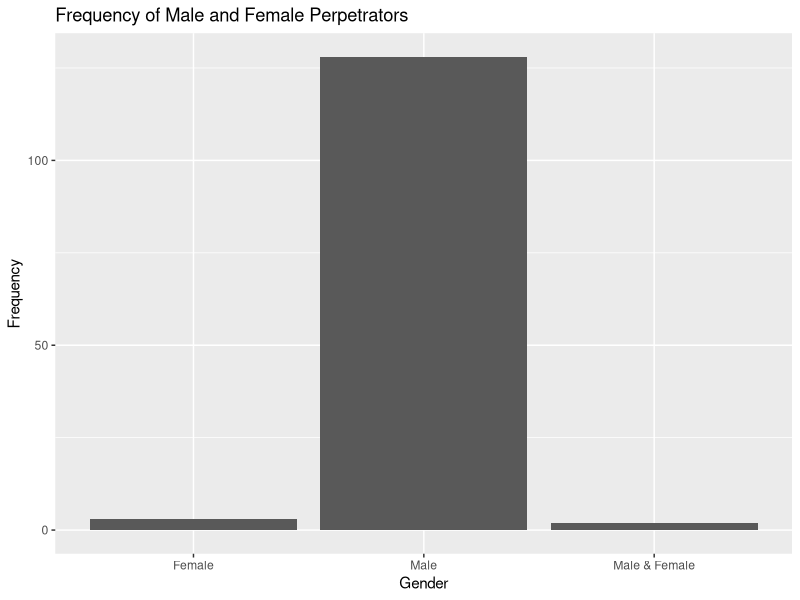
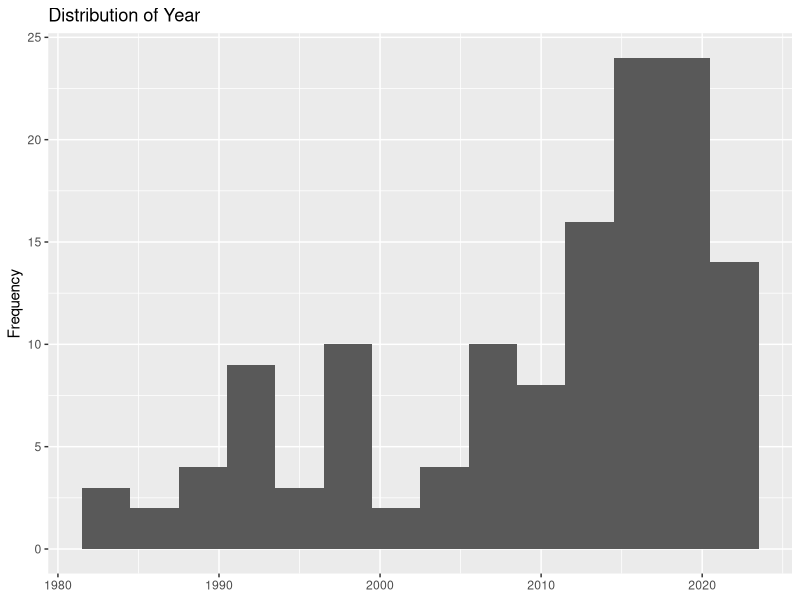
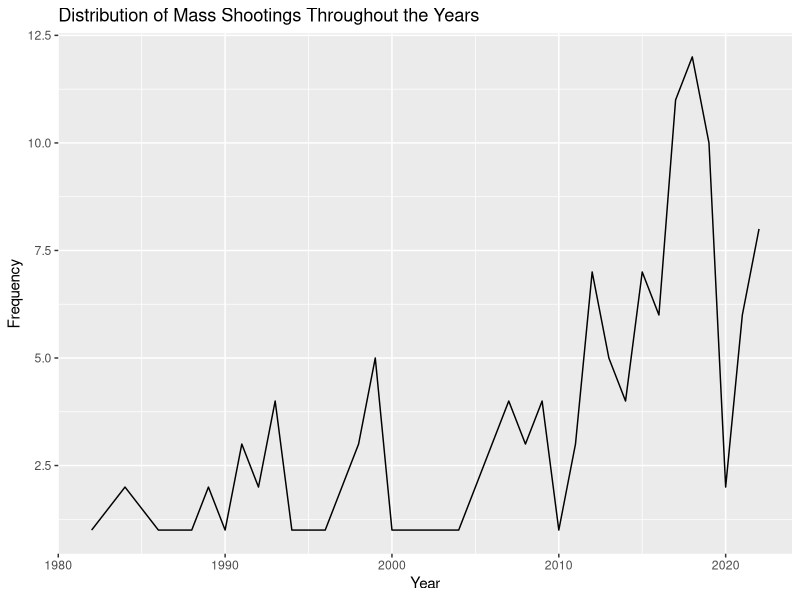
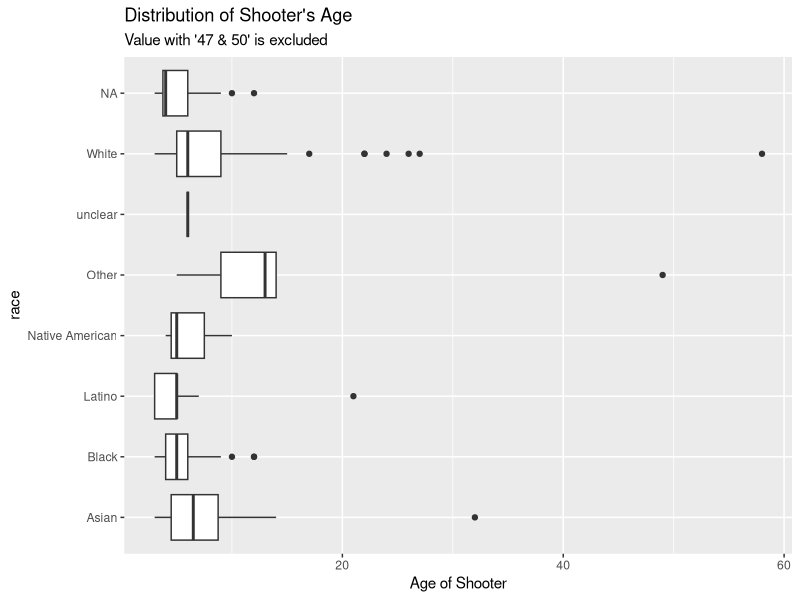
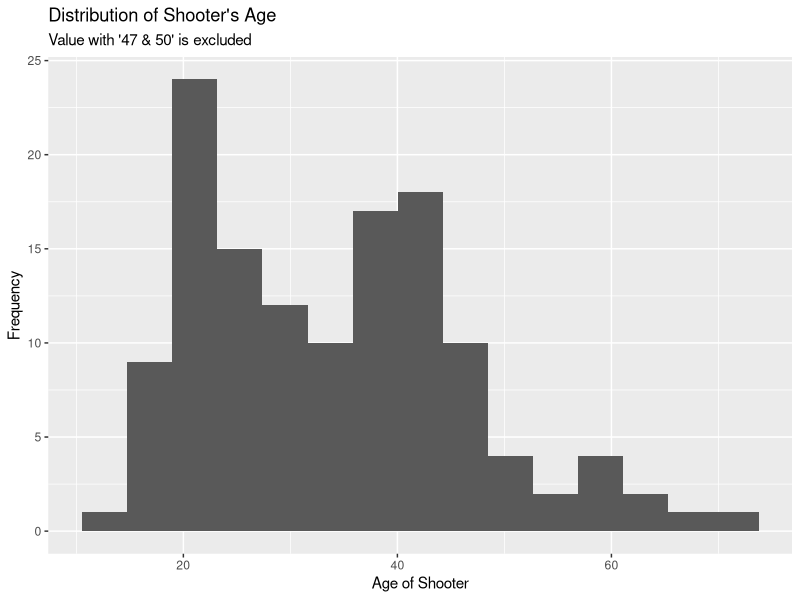
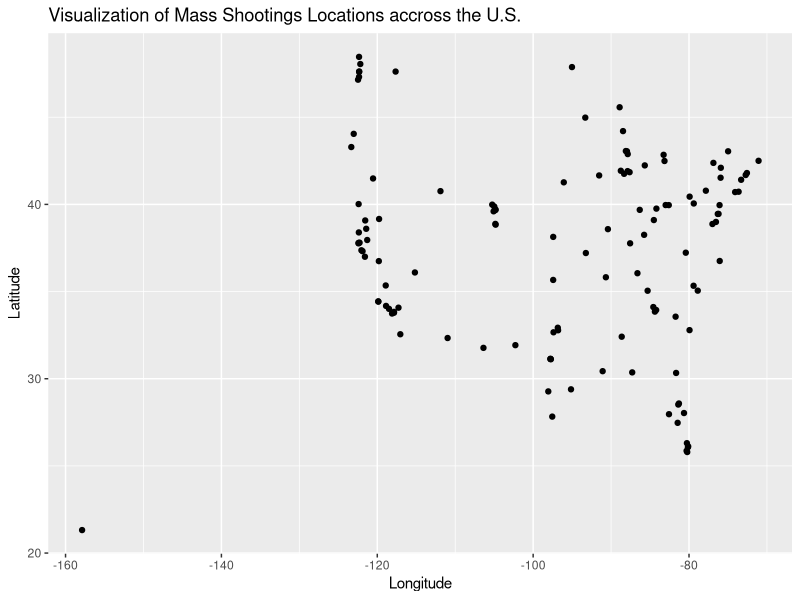
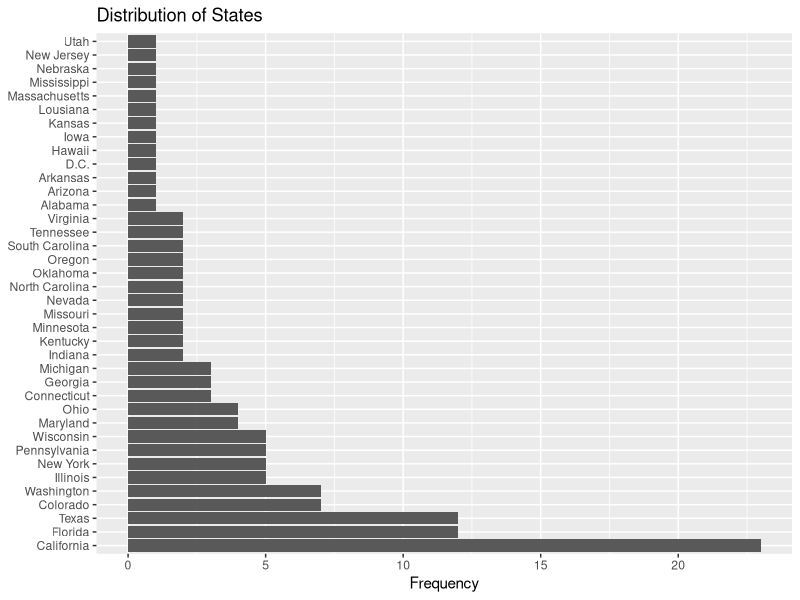
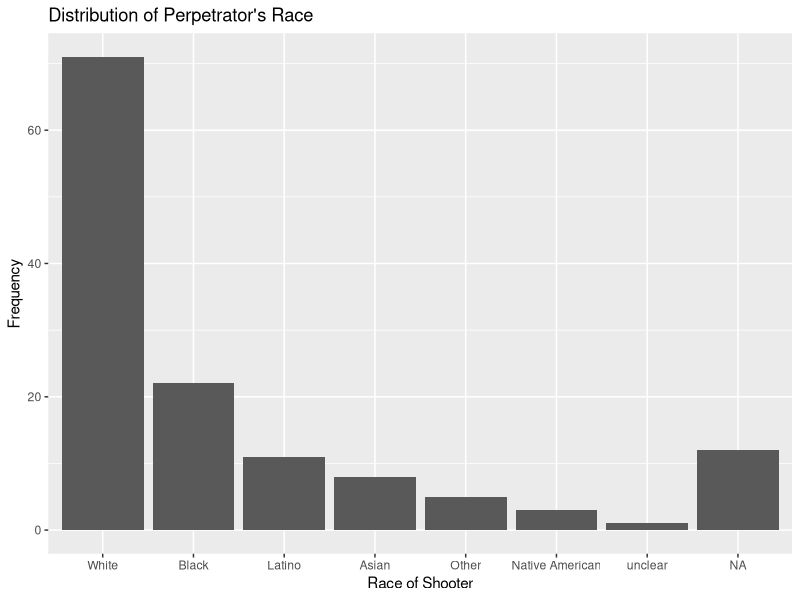

Write R code to recreate these figures, in order.
## ---- chunk 1
#knitr::opts_chunk$set(echo = TRUE)
library("stringr")
library("readxl")
library("tidyverse")
library("dplyr")
library("lubridate")
mother_jones <- read_excel("data/Mother Jones - Mass Shootings Database, 1982 - 2022.xlsx", na = "-")
names(mother_jones)
## ---- chunk 2
glimpse(mother_jones)
## ---- chunk 3
mother_jones <- mother_jones %>%
   select(-c(sources, sources_additional_age, mental_health_sources))
## ---- chunk 4
mother_jones <- mother_jones %>%
  rename (
    location_type = 'location...8',
    location = 'location...2'
  )
## ---- chunk 5
mother_jones <- mother_jones %>%
  mutate(details = summary1 <- summary) %>%
  separate(col=summary, into = 'shooter_name', sep=', ') %>%
  mutate(shooter_name = case_when(
      location == "Smithsburg, Maryland" ~ NA_character_,
      location == "Sacramento, California" ~ NA_character_, 
      shooter_name == 'Suspected gunman Robert "Bobby" Crimo' ~ 'Robert "Bobby" Crimo',
      shooter_name == "Army veteran Albert Cheung Wong"~ "Albert Cheung Wong",
      shooter_name == "Syed Rizwan Farook left a Christmas party held at Inland Regional Center" ~ "Syed Rizwan Farook",
      location == "Roseburg, Oregon" ~ "Chris Harper Mercer",
      shooter_name == "Kuwaiti-born Mohammod Youssuf Abdulazeez" ~ "Mohammod Youssuf Abdulazeez",
      shooter_name == "Army Specialist Ivan Lopez" ~ "Ivan Lopez",
      shooter_name == "U.S. Army veteran Wade Michael Page" ~ "Wade Michael Page",
      shooter_name == "Army psychiatrist Nidal Malik Hasan" ~ "Nidal Malik Hasan",
      shooter_name == "Disgruntled employee Wesley Neal Higdon" ~ "Wesley Neal Higdon",
      shooter_name == "Off-duty sheriff's deputy Tyler Peterson" ~ "Tyler Peterson",
      shooter_name == "Virginia Tech student Seung-Hui Cho" ~ "Seung-Hui Cho",
      shooter_name == "Former postal worker Jennifer Sanmarco" ~ "Jennifer Sanmarco",
      shooter_name == "Living Church of God member Terry Michael Ratzmann" ~ "Terry Michael Ratzmann",
      shooter_name == "Assembly line worker Douglas Williams" ~ "Douglas Williams",
      shooter_name == "Fired employee William D. Baker" ~ "William D. Baker",
      shooter_name == "Hotel employee Silvio Leyva" ~ "Silvio Leyva",
      shooter_name == "Day trader Mark O. Barton" ~ "Mark O. Barton",
      shooter_name == "After he was expelled for having a gun in his locker" ~ "Kipland P.Kinkel",
      shooter_name == "Lottery worker Matthew Beck" ~ "Matthew Beck",
      shooter_name == "Former Caltrans employee Arturo Reyes Torres" ~ "Arturo Reyes Torres",
      shooter_name == "Ex-con Hastings Arthur Wise" ~ "Arthur Wise",
      shooter_name == "Fired city park employee Clifton McCree" ~ "Clifton McCree",
      shooter_name == "Disgruntled former metallurgist James Daniel Simpson" ~ "James Daniel Simpson",
      shooter_name == "Former airman Dean Allen Mellberg" ~ "Dean Allen Mellberg",
      shooter_name == "Army Sgt. Kenneth Junior French" ~ "Kenneth Junior French",
      shooter_name == "Failed businessman Gian Luigi Ferri" ~ "Gian Luigi Ferri",
      shooter_name == "Former Lindhurst High School student Eric Houston" ~ "Eric Houston",
      shooter_name == "Former ESL Incorporated employee Richard Farley" ~ "Richard Farley",
      shooter_name == "Former graduate student Gang Lu" ~ "Gang Lu",
      shooter_name == "Postal worker Patrick Sherrill" ~ "Patrick Sherrill",
      shooter_name == "Retired librarian William Cruse" ~ "William Cruse",
      shooter_name == "Laid-off postal worker Thomas McIlvane" ~ "Thomas McIlvane",
      shooter_name == "Junior high school teacher Carl Robert Brown" ~ "Carl Robert Brown",
      TRUE                                 ~ shooter_name))
## ---- chunk 6

mother_jones$shooter_last_name <- str_extract(mother_jones$shooter_name,"\\w+$") 
mother_jones$shooter_first_name <- word(mother_jones$shooter_name, 1) 
mother_jones <- mother_jones %>%
  relocate(shooter_last_name, .before = shooter_name) %>%
  relocate(shooter_first_name, .before = shooter_name) %>%
  select(-c(shooter_name)) 
## ---- chunk 7
mother_jones <- mother_jones %>%
  mutate(shooter_first_name = case_when(
    shooter_first_name == "David" ~ "David & Francine",
    shooter_first_name == "Syed"  ~ "Syed & Tashfeen",
    TRUE                         ~ shooter_first_name )) %>%
  mutate(shooter_last_name = case_when(
    shooter_last_name == "Farook"   ~ "Farook & Malik",
    shooter_last_name == "Anderson" ~ "Anderson & Graham",
    TRUE                           ~ shooter_last_name ))
## ---- chunk 8
mother_jones <- mother_jones %>%
  separate(col=location, into=c('city', 'state'), sep=', ') 
## ---- chunk 9
mother_jones <- mother_jones %>%
  mutate(gender = case_when(
    gender %in% c("F", "Female") ~ "Female",
    gender %in% c("M", "Male") ~ "Male",
    gender %in% c("Male & Female") ~ "Male & Female"
  ))

mother_jones <- mother_jones %>%
    mutate(
    location_type = case_when(
      location_type == "workplace" ~ "Workplace",
      location_type == "religious" ~ "Religious",
      TRUE            ~ location_type
    )  
   )

mother_jones <- mother_jones %>%
  mutate(
    weapons_obtained_legally = case_when(
      weapons_obtained_legally == "yes"                             ~ "Yes",
      weapons_obtained_legally == 'Yes ("some of the weapons were purchased legally and some of them may not have been")' ~ "Some",
      weapons_obtained_legally == "Kelley passed federal criminal background checks; the US Air Force failed to provide information on his criminal history to the FBI"                                                                   ~ "Unknown",  
      TRUE            ~ weapons_obtained_legally
    )  
  )

mother_jones$location_type <- gsub("[\r\n]", "", mother_jones$location_type)

mother_jones <- mother_jones %>%
  mutate(
    race = case_when(
      race == "white" ~ "White",
      race == "black" ~ "Black",
      TRUE            ~ race
    )  
  )

mother_jones$weapons_obtained_legally <- gsub("[\r\n]", "", mother_jones$weapons_obtained_legally)
## ---- chunk 10
mother_jones <- mother_jones %>%
  mutate(
    age_of_shooter = as.character(age_of_shooter),
    age_of_shooter = case_when(
    case == "Tulsa medical center shooting"            ~ "45",
    case == "Orange office complex shooting"           ~ "44",
    case == "Jersey City kosher market shooting"       ~ "47 & 50",
    TRUE                                               ~ age_of_shooter
    )
  )
## ---- chunk 11
ggplot(data = mother_jones, mapping = aes(x = gender)) +
  geom_bar() +
  labs(x = "Gender", y = "Frequency", title = "Frequency of Male and Female Perpetrators")

mother_jones %>%
  count(gender)
## ---- chunk 12
mother_jones <- mother_jones %>%
  mutate(by_century = case_when(year < 2000               ~ "20th Century", 
                                year >= 2000              ~ "21st Century"))  
mother_jones %>% 
  count(by_century)
## ---- chunk 13
mother_jones %>%
    mutate(year = as.datetime(year)) %>%
ggplot(data = mother_jones, mapping = aes(x = year)) +
  geom_histogram(binwidth = 3) +
  labs(title = "Distribution of Year", x = NULL, y = "Frequency")

mother_jones %>%
  count(year) %>%
  ggplot(aes(x = year, y = n, group = 1)) +
  geom_line() + 
  labs(x = "Year", y = "Frequency", title = "Distribution of Mass Shootings Throughout the Years")
## ---- chunk 14
mother_jones %>% 
  mutate(age_of_shooter = as.numeric(age_of_shooter)) %>%
  summarize(Mean = mean(age_of_shooter, na.rm = TRUE),
            Maximum = max(age_of_shooter, na.rm = TRUE),
            Minimum = min(age_of_shooter, na.rm = TRUE),
            Median = median(age_of_shooter, na.rm = TRUE),
            SD = sd(age_of_shooter, na.rm = TRUE),
            )

mother_jones %>% 
  mutate(age_of_shooter = as.numeric(age_of_shooter)) %>%
ggplot(mother_jones, mapping = aes(x = fatalities, y = race)) +
  geom_boxplot() +
  labs(title = "Distribution of Shooter's Age", subtitle = "Value with '47 & 50' is excluded", x = "Age of Shooter") 

mother_jones %>% 
  mutate(age_of_shooter = as.numeric(age_of_shooter)) %>%
ggplot(mother_jones, mapping = aes(x = age_of_shooter)) +
  geom_histogram(bins = 15) +
  labs(title = "Distribution of Shooter's Age", subtitle = "Value with '47 & 50' is excluded", x = "Age of Shooter", y = "Frequency") 
## ---- chunk 15
ggplot(mother_jones, mapping = aes(x = longitude, y = latitude)) +
  geom_point() +
  labs(x = "Longitude",
        y = "Latitude",
       title = "Visualization of Mass Shootings Locations accross the U.S.")
## ---- chunk 16
mother_jones %>%
  mutate(state = fct_infreq(state)) %>%
ggplot(mother_jones, mapping = aes(y = state)) +
  geom_bar() +
  labs(title = "Distribution of States", y = NULL, x = "Frequency")
## ---- chunk 17
mother_jones %>%
  mutate(race = fct_infreq(race)) %>%
ggplot(mother_jones, mapping = aes(x = race)) +
  geom_bar() + 
  labs(title = "Distribution of Perpetrator's Race", y = "Frequency", x = "Race of Shooter")
## ---- chunk 18
mother_jones %>% 
  arrange(desc(race)) %>%
ggplot(mother_jones, mapping = aes(y = race, fill = location_type)) +
  geom_bar(position = "fill") +
  labs(title = "Proportion of Type of Location by Race", y = NULL, x = "Proportion of Shooters", fill = "Location Type") + 
  scale_fill_viridis_d()
## ---- chunk 19
mother_jones %>%
  mutate(race = fct_infreq(race)) %>%
ggplot(mother_jones, mapping = aes(y = race, fill = weapons_obtained_legally)) +
  geom_bar(position = "fill") + 
  labs(title = "Proportion of Legally Obtained Weapons by Race", y = NULL, x = "Proportion", subtitle = "One row with two shooters #is removed.", fill = "Weapons Obtained Legally") 
## ---- chunk 20
mother_jones %>%
  count(weapon_type)

mother_jones$weapon_type <- gsub("[\r\n]", "", mother_jones$weapon_type)
mother_jones$weapon_type <- gsub("One", "", mother_jones$weapon_type)
mother_jones$weapon_type <- gsub("one", "", mother_jones$weapon_type)
mother_jones$weapon_type <- gsub("Two", "2", mother_jones$weapon_type)
mother_jones$weapon_type <- gsub("two", "2", mother_jones$weapon_type)
mother_jones$weapon_type <- gsub("Three", "3", mother_jones$weapon_type)
mother_jones$weapon_type <- gsub("three", "3", mother_jones$weapon_type)
mother_jones$weapon_type <- gsub("five", "5", mother_jones$weapon_type)
mother_jones$weapon_type <- gsub("Five", "5", mother_jones$weapon_type)

mother_jones %>%
  count(weapon_type)
## ---- chunk 21
mother_jones <- mother_jones %>%
    mutate(weapon_type_update = case_when(
      weapon_type == "handgun" ~ "Handgun",
      weapon_type == "semiautomatic handguns" ~ "Semiautomatic handgun",
      weapon_type == "shotguns" ~ "Shotgun",
      weapon_type == "shotgun" ~ "Shotgun",
      weapon_type == "Semiautomatic rifle, semiautomatic handguns"      ~ "Semiautomatic rifle, semiautomatic handgun",
      weapon_type == "semiautomatic rifle; semiautomatic handguns"      ~ "Semiautomatic rifle, semiautomatic handgun",
      weapon_type == "semiautomatic rifle; semiautomatic handgun"       ~ "Semiautomatic rifle, semiautomatic handgun",
      weapon_type == "semiautomatic rifles; semiautomatic handgun"      ~ "Semiautomatic rifle, semiautomatic handgun",
      weapon_type == "semiautomatic rifle and semiautomatic handgun"    ~ "Semiautomatic rifle, semiautomatic handgun",
      weapon_type == "semiautomatic rifles" ~ "Semiautomatic rifle",
      weapon_type == "semiautomatic rifle" ~ "Semiautomatic rifle",
      weapon_type == "semiautomatic rifle, semiautomatic handgun; tactical vest" ~ "Semiautomatic rifle, semiautomatic handgun", 
      weapon_type == "semiautomatic rifle; shotgun"                     ~ "Semiautomatic rifle, shotgun",
      weapon_type == "9mm semi-automatic handgun"                       ~ "Semiautomatic handgun",
      weapon_type == " rifle"                                            ~ "Rifle",
      weapon_type == " shotgun"                                          ~ "Shotgun",
      weapon_type == "3 semi-automatic handguns and 2 hunting knives"    ~ "3 semiautomatic handguns, 2 hunting knives",
      weapon_type == "shotgun; .38 revolver"                             ~ "Shotgun, revolver",
      weapon_type == "handgun, shotgun"                                  ~ "Handgun, shotgun",
      weapon_type == "semiautomatic handgun, rifle, shotgun"             ~ "Semiautomatic handgun, rifle, shotgun",
      weapon_type == " revolver,  shotgun"                                 ~ "Shotgun, revolver",
      weapon_type == "Assault rifle, high capacity magazines, antique handgun"       ~ "Rifle (assault), handgun",            
      weapon_type == " revolver"                                 ~ "Revolver",
      weapon_type == " rifle (assault)"                          ~ "Rifle (assault)",
      weapon_type == " rifle,  revolver"                           ~ "Rifle, revolver",
      weapon_type == " rifle,  revolver,  shotgun"                          ~ "Rifle, revolver, shotgun",
      weapon_type == " rifle,  shotgun"                          ~ "Rifle, shotgun",
      weapon_type == " rifle, 2 shotguns"                          ~ "Rifle, 2 shotguns",
      weapon_type == "2 assault rifles and 2 semi-automatic pistols were used in the attack. Police found a remote controlled explosive device at the scene of the crime. At the home were 12 pipe bombs, 2,500 rounds for the AR-15 variants, 2,000 rounds for the pistols, and several hundred for a .22 calibre rifle. In the suspects' car were an additional 1,400 rounds for the rifles and 200 for the handguns."                          ~ "2 rifles (assult), 2 semiautomatic pistols",
      weapon_type == "2 assault rifles; semiautomatic handgun"                          ~ "2 rifles (assult),  semiautomatic handgun", 
      weapon_type == " semiautomatic handgun, 2 rifles,  derringer,  shotgun"               ~ "Semiautomatic handgun, 2 rifles, derringer, shotgun", 
      weapon_type == " semiautomatic handgun (assault),  rifle (assault), 2 shotguns" ~ "Semiautomatic handgun (assault), rifle (assault), 2 shotguns", 
      weapon_type == " rifle, 2 shotguns"                          ~ "Rifle, 2 shotguns",
      weapon_type == " semiautomatic handgun,  revolver"                          ~ "Semiautomatic handgun, revolver",
      weapon_type == " semiautomatic handgun,  rifle (assault)"                          ~ "Semiautomatic handgun, rifle (assault)",
      weapon_type == " semiautomatic handgun,  rifle (assault),  shotgun"                          ~ "Semiautomatic handgun, rifle (assault), shotgun",
      weapon_type == " semiautomatic handgun,  rifle,  shotgun"                          ~ "Semiautomatic handgun, rifle, shotgun",
      weapon_type == "Sawed-off shotgun, 2 boxes of shells; also a .45-caliber handgun taken from a security guard he shot at the scene."                          ~ "Handgun, shotgun",
      weapon_type == " semiautomatic handgun" ~ "Semiautomatic handgun",
      weapon_type ==  "semiautomatic handgun" ~ "Semiautomatic handgun",
      weapon_type ==  "5 pistols,  rifle, 5 magazines of ammunition" ~ "5 pistols, rifle",
      weapon_type ==  "2 handguns and a rifle" ~ "2 handguns, rifle",
      weapon_type ==  "2 handguns and a butcher knife" ~ "2 handguns, butcher knife",
      weapon_type ==  "2 semiautomatic rifles;  semiautomatic handgun" ~ "2 semiautomatic rifles, semiautomatic handgun",
      weapon_type ==  '23 firearms, mostly rifles; including scopes, and 2 modified for "fully automatic" firing; 2 were mounted on tripods' ~ "23 firearms, mostly rifles",
      TRUE                                                              ~ weapon_type
    )) 
## ---- chunk 22
mother_jones %>%
  count(weapon_type_update) %>%
  arrange(desc(n)) 
